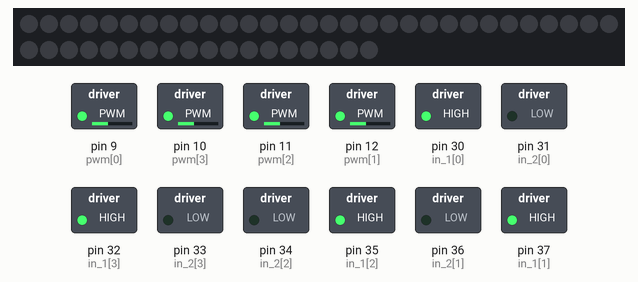
The sketch below on a simulated Arduino Mega 2560, built with avr-gcc and run on an emulated ATmega2560. On the bench: 48 RGB LEDs in strip order, left to right, continuing on the next row, switched loads named in the sketch (green lamp = pin HIGH).

Above: at 0.1 s.
Timing chart, 0 to 1.6 s (numbered marks = the images above):
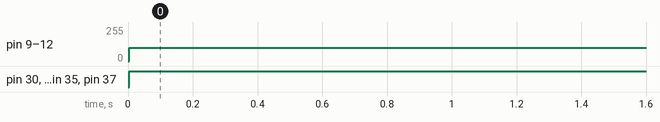

The sketch:

motorControll.ino
```cpp
#include <Adafruit_NeoPixel.h>

//neopixel7
#define PIN 5          // Define the pin you're using to control the Neopixels
#define NUM_PIXELS 48  // Define the number of Neopixels in your strip
Adafruit_NeoPixel strip = Adafruit_NeoPixel(NUM_PIXELS, PIN, NEO_GRB + NEO_KHZ800);

const int pwm[] = { 9, 12, 11, 10 };  //right up and clockwise
const int in_1[] = { 30, 37, 35, 32 };
const int in_2[] = { 31, 36, 34, 33 };
#define NUM_MOTORS 4

double motors[4] = { 0 };
double speedPart;
double speenPart;
double sixtyrad;
double fortfiverad;

//For providing logic to L298 IC to choose the direction of the DC motor

void setup() {

  Serial.begin(9600);
  for (int i = 0; i < NUM_MOTORS; i++) {
    pinMode(pwm[i], OUTPUT);   //we have to set PWM pin as output
    pinMode(in_1[i], OUTPUT);  //Logic pins are also set as output
    pinMode(in_2[i], OUTPUT);
  }

  strip.begin();
  strip.show();  // Initialize all pixels to 'off'
  strip.setBrightness(100);


  digitalWrite(2, LOW);
  digitalWrite(3, LOW);
}


void moov(double angle, double sped, double speen) {  //angle in a number betwin 0 and 2pi, sped in a number betwin 0 and 255, and speen is a number betwin 0 and 255
  int i;
  //turning the angle from degrees to rad
  angle = angle / (180) * (3.141592653589793);

  //if inputed for the robot to stop
  if (!(sped == 0) || !(speen == 0)) {

    for (i = 0; i < 4; i++) {
      motors[i] = 0;
    }

    speedPart = (abs(sped)) / (abs(sped) + abs(speen));
    speenPart = 1 - speedPart;

    /* adding the reguler forward, beckward, left, right movment
    the first one is equal to 60 degrees in rads
    the second is 45 degrees in rads */

    speedPart = (abs(sped)) / (abs(sped) + abs(speen));
    speenPart = 1 - speedPart;


    sixtyrad = 1.0472;
    fortfiverad = 0.785398;
    motors[0] = -sin(fortfiverad - angle) * sped * speedPart;  //right front
    motors[1] = -sin(fortfiverad + angle) * sped * speedPart;  //right back
    motors[2] = sin(fortfiverad - angle) * sped * speedPart;   //left back
    motors[3] = sin(fortfiverad + angle) * sped * speedPart;   //left front


    // adding the circular motion for the motors
    for (i = 0; i < 4; i++) {
      motors[i] = motors[i] + (speen * speenPart);

      if (motors[i] > 250) {
        motors[i] = 250;
      }
      if (motors[i] < -250) {

        motors[i] = -250;
      }
      analogWrite(pwm[i], abs(motors[i]));

      digitalWrite(in_1[i], (signOFx(motors[i]) + 1) / 2);
      digitalWrite(in_2[i], 1 - ((signOFx(motors[i]) + 1) / 2));
    }
  }
}

double signOFx(double x) {
  return x / abs(x);
}

void colorWipe(uint32_t color) {
  for (int i = 0; i < strip.numPixels(); i++) {
    strip.setPixelColor(i, color);
    strip.show();
  }
}

void myDelay(int millDelay) {
  int startTime = millis();
  //Serial.print("StartTime: ");
  //Serial.println(startTime);
  int currentT;
  while (true) {
    currentT = millis();
    //Serial.print("CurrentT: ");
    //Serial.println(currentT);
    if (currentT >= startTime + millDelay) {
      break;
    }
  }

}


void loop() {
  //turnes the entire neopixel strip to the color red
  // colorWipe(strip.Color(40, 0, 0));
  // double ang = 315;
  // double linSPed = 175;
  // double Spin;
  // // Spin = (180 - abs(ang - 180)) / 180 * linSPed;
  // Spin = linSPed/(180*180) * ang * (360 - ang);
  // // Spin = linSPed / 3;
  // if (ang >= 180) {
  //   Spin = -Spin;
  // }


  moov(0, 0 , 100);
  // myDelay(500);
  // moov(180,100,0);
  // myDelay(500);
  // moov(90, 100, 0);
  // myDelay(500);
  // moov(270,100,0);
  // myDelay(500);
  delay(10);
  // int n = 3;
  // digitalWrite(in_1[n], 1);
  // digitalWrite(in_2[n], 0);
  // analogWrite(pwm[n], 150);

}
```

Measured:
- by itself, pin 9 (pwm[0]), pin 10 (pwm[3]), pin 11 (pwm[2]), pin 12 (pwm[1]): 0/255 → 100/255 at 0.00 s
- by itself, pin 30 (in_1[0]), pin 32 (in_1[3]), pin 35 (in_1[2]), pin 37 (in_1[1]): LOW → HIGH at 0.00 s
